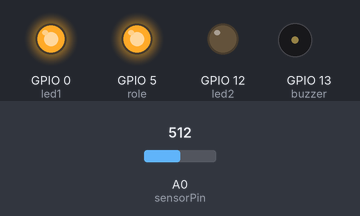
Recording of a sketch running on a simulated ESP8266 (NodeMCU). Parts: output pins drawn as LEDs (lit = HIGH), buzzer (waves = sounding, pin HIGH). Inputs (shaded band) come from the test bench; at power-on: A0 (sensorPin) = 512. WiFi joins after 1.5 s; servers stay silent unless stated.

Above: at 3.0 s.
3.1 s: A0 (sensorPin) set to 693
4.6 s: A0 (sensorPin) set to 710
At 5.5 s:
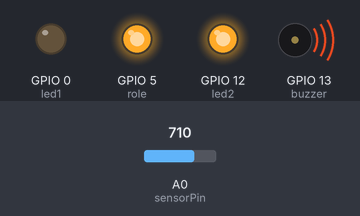
6.1 s: A0 (sensorPin) set to 662
7.6 s: A0 (sensorPin) set to 635
At 8.8 s:
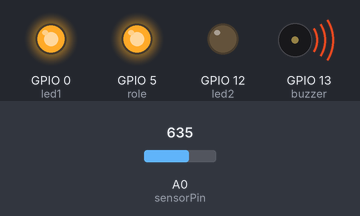
9.1 s: A0 (sensorPin) set to 716
At 10.1 s:
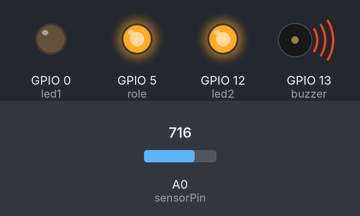
10.6 s: A0 (sensorPin) set to 640
At 11.3 s:
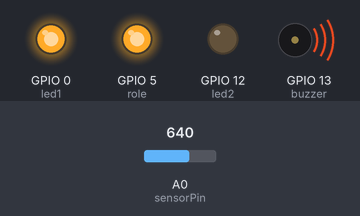
Timing chart, 0 to 13.1 s (numbered marks = the images above; inputs shaded):
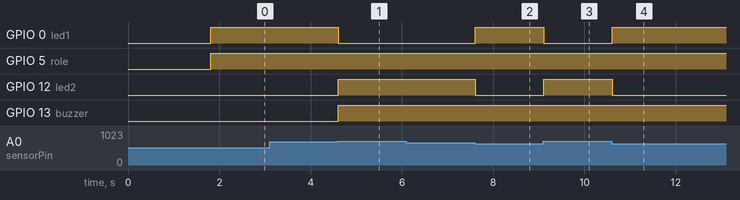

The sketch:

_sma_l_sulama.ino
```cpp
#define BLYNK_PRINT Serial

// İlgili Kütüphaneler eklendi
#include <ESP8266WiFi.h>
#include <BlynkSimpleEsp8266.h>

// Projenize ait Auth Token. Uygulama içinden veya mail adresinizden erişebilirsiniz
char auth[] = "O5_BCa7FwZLDRGqQ8o41KZHgPbVv5Ys-";

//WiFi ağ adınız ve parolanız
char ssid[] = "SİSTEM-1";
char pass[] = "Apple6464";

int sensorPin = A0; // Sensör bağlantı pini
int sensorDeger;
bool mail = true;
int role = 5; // D1
int led1 = 0 ; //D3
int led2 = 12 ;// D6
int buzzer = 13; // D7

BlynkTimer timer;

//Sensörümüzün verdiği değerleri okuyup verileri uygulamamıza gönderiyoruz.
void sensorOku()
{
  sensorDeger = analogRead(sensorPin); // Sensör okunarak alınan veri sensorDeger değişkenine eşitleniyor.
  Blynk.virtualWrite(V1, sensorDeger); // sensorDeger verisi Blynk uygulamasında V1 pinine gönderiliyor.

  //Sensör verisi 700 ün üstüne çıktığında ve mail değişkeni true oldugunda döngü çalışır.
  if (sensorDeger > 700 && mail) {
    Blynk.email("ismail645864@icloud.com", "Subject: Sulama Sistemi", "Bitkinizin suya ihtiyacı var. Sulama sistemini açmak için uygulamaya gidin"); //Mail adresiniz, Konu, İçerik
    mail = false;
    digitalWrite(led1, LOW);
    digitalWrite(led2, HIGH);

    digitalWrite(buzzer, HIGH);

  }

  //Sensör verisi 300 ün altında düştüğünde döngü çalışır.
  if (sensorDeger < 650) {
    digitalWrite(role,HIGH ); // Bitki yeterince sulandıgında role otomatik olarak kapanır.
    digitalWrite(led1, HIGH);
     digitalWrite(led2, LOW);
    mail = true;
  }
}


void setup()
{
  Serial.begin(9600);
  Blynk.begin(auth, ssid, pass);
  pinMode(role, OUTPUT); // role pinini ÇIKIŞ olarak ayarlıyoruz
  pinMode(led1, OUTPUT);
  pinMode(led2, OUTPUT);
  pinMode(buzzer, OUTPUT);

  // Saniyede 1 defa sensorOku fonksiyonu çağırıyoruz
  timer.setInterval(10L, sensorOku);
}

void loop()
{
  Blynk.run();
  timer.run();
}
```

Measured:
- the behaviour switches between 700 and 701 on A0 (sensorPin) (found by bisection; images 0 and 1)
- the behaviour switches between 650 and 649 on A0 (sensorPin) (found by bisection; images 1 and 2)
- after the input at 3.1 s, every drawn part: stays the same
- after the input at 4.6 s, GPIO 0 (led1): HIGH → LOW at once; GPIO 12 (led2), GPIO 13 (buzzer): LOW → HIGH at once
- after the input at 6.1 s, every drawn part: stays the same
- after the input at 7.6 s, GPIO 0 (led1): LOW → HIGH at once; GPIO 12 (led2): HIGH → LOW at once
- after the input at 9.1 s, GPIO 0 (led1): HIGH → LOW at once; GPIO 12 (led2): LOW → HIGH at once
- after the input at 10.6 s, GPIO 0 (led1): LOW → HIGH at once; GPIO 12 (led2): HIGH → LOW at once
